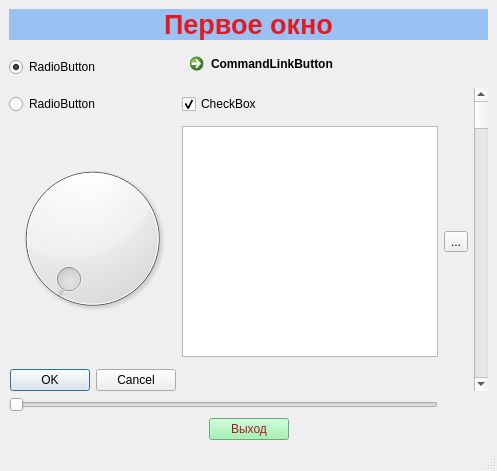
<?xml version="1.0" encoding="UTF-8"?>
<ui version="4.0">
 <class>MainWindow</class>
 <widget class="QMainWindow" name="MainWindow">
  <property name="geometry">
   <rect>
    <x>0</x>
    <y>0</y>
    <width>497</width>
    <height>471</height>
   </rect>
  </property>
  <property name="windowTitle">
   <string>Azonfox my Window</string>
  </property>
  <property name="layoutDirection">
   <enum>Qt::LeftToRight</enum>
  </property>
  <property name="autoFillBackground">
   <bool>true</bool>
  </property>
  <widget class="QWidget" name="centralwidget">
   <layout class="QGridLayout" name="gridLayout">
    <item row="11" column="0" colspan="4">
     <layout class="QHBoxLayout" name="horizontalLayout">
      <item>
       <spacer name="horizontalSpacer">
        <property name="orientation">
         <enum>Qt::Horizontal</enum>
        </property>
        <property name="sizeHint" stdset="0">
         <size>
          <width>58</width>
          <height>20</height>
         </size>
        </property>
       </spacer>
      </item>
      <item>
       <widget class="QPushButton" name="pushButton">
        <property name="whatsThis">
         <string>&lt;html&gt;&lt;head/&gt;&lt;body&gt;&lt;p align=&quot;center&quot;&gt;&lt;br/&gt;&lt;/p&gt;&lt;/body&gt;&lt;/html&gt;</string>
        </property>
        <property name="styleSheet">
         <string notr="true">background-color: rgb(143, 240, 164);
color: rgb(165, 29, 45);
</string>
        </property>
        <property name="text">
         <string>Выход</string>
        </property>
       </widget>
      </item>
      <item>
       <spacer name="horizontalSpacer_2">
        <property name="orientation">
         <enum>Qt::Horizontal</enum>
        </property>
        <property name="sizeHint" stdset="0">
         <size>
          <width>40</width>
          <height>20</height>
         </size>
        </property>
       </spacer>
      </item>
     </layout>
    </item>
    <item row="3" column="0">
     <widget class="QRadioButton" name="radioButton_2">
      <property name="text">
       <string>RadioButton</string>
      </property>
     </widget>
    </item>
    <item row="0" column="0" colspan="4">
     <widget class="QLabel" name="label">
      <property name="font">
       <font>
        <pointsize>20</pointsize>
        <bold>true</bold>
       </font>
      </property>
      <property name="styleSheet">
       <string notr="true">background-color: rgb(153, 193, 241);</string>
      </property>
      <property name="frameShadow">
       <enum>QFrame::Sunken</enum>
      </property>
      <property name="text">
       <string>&lt;html&gt;&lt;head/&gt;&lt;body&gt;&lt;p&gt;&lt;span style=&quot; color:#e01b24;&quot;&gt;Первое окно&lt;/span&gt;&lt;/p&gt;&lt;/body&gt;&lt;/html&gt;</string>
      </property>
      <property name="textFormat">
       <enum>Qt::RichText</enum>
      </property>
      <property name="scaledContents">
       <bool>false</bool>
      </property>
      <property name="alignment">
       <set>Qt::AlignCenter</set>
      </property>
      <property name="wordWrap">
       <bool>false</bool>
      </property>
     </widget>
    </item>
    <item row="3" column="1">
     <widget class="QCheckBox" name="checkBox">
      <property name="text">
       <string>CheckBox</string>
      </property>
      <property name="checked">
       <bool>true</bool>
      </property>
     </widget>
    </item>
    <item row="2" column="3" rowspan="6">
     <widget class="QScrollBar" name="verticalScrollBar">
      <property name="orientation">
       <enum>Qt::Vertical</enum>
      </property>
     </widget>
    </item>
    <item row="1" column="1" colspan="2">
     <widget class="QCommandLinkButton" name="commandLinkButton">
      <property name="styleSheet">
       <string notr="true">background-color: rgb(248, 228, 92);</string>
      </property>
      <property name="text">
       <string>CommandLinkButton</string>
      </property>
     </widget>
    </item>
    <item row="1" column="0" rowspan="2">
     <widget class="QRadioButton" name="radioButton">
      <property name="text">
       <string>RadioButton</string>
      </property>
      <property name="checked">
       <bool>true</bool>
      </property>
     </widget>
    </item>
    <item row="5" column="1">
     <widget class="QTextBrowser" name="textBrowser"/>
    </item>
    <item row="5" column="2">
     <widget class="QToolButton" name="toolButton">
      <property name="text">
       <string>...</string>
      </property>
     </widget>
    </item>
    <item row="7" column="0">
     <widget class="QDialogButtonBox" name="buttonBox">
      <property name="standardButtons">
       <set>QDialogButtonBox::Cancel|QDialogButtonBox::Ok</set>
      </property>
     </widget>
    </item>
    <item row="10" column="0" colspan="2">
     <widget class="QSlider" name="horizontalSlider">
      <property name="orientation">
       <enum>Qt::Horizontal</enum>
      </property>
     </widget>
    </item>
    <item row="4" column="0" rowspan="2">
     <widget class="QDial" name="dial">
      <property name="styleSheet">
       <string notr="true">border-top-color: rgb(255, 120, 0);</string>
      </property>
     </widget>
    </item>
   </layout>
  </widget>
  <widget class="QMenuBar" name="menubar">
   <property name="geometry">
    <rect>
     <x>0</x>
     <y>0</y>
     <width>497</width>
     <height>23</height>
    </rect>
   </property>
  </widget>
  <widget class="QStatusBar" name="statusbar"/>
 </widget>
 <resources/>
 <connections/>
</ui>
